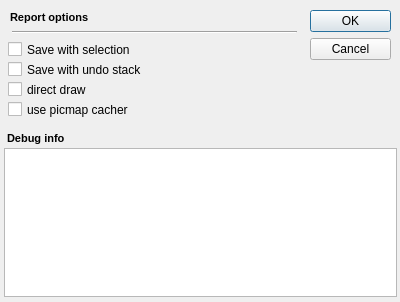
<?xml version="1.0" encoding="UTF-8"?>
<ui version="4.0">
 <class>uorOptionsDlgUi</class>
 <widget class="QDialog" name="uorOptionsDlgUi">
  <property name="windowModality">
   <enum>Qt::WindowModal</enum>
  </property>
  <property name="geometry">
   <rect>
    <x>0</x>
    <y>0</y>
    <width>400</width>
    <height>302</height>
   </rect>
  </property>
  <property name="sizePolicy">
   <sizepolicy hsizetype="Fixed" vsizetype="Fixed">
    <horstretch>0</horstretch>
    <verstretch>0</verstretch>
   </sizepolicy>
  </property>
  <property name="windowTitle">
   <string>Options...</string>
  </property>
  <property name="windowIcon">
   <iconset resource="uoReport.qrc">
    <normaloff>:/image/report.png</normaloff>:/image/report.png</iconset>
  </property>
  <widget class="QLabel" name="label">
   <property name="geometry">
    <rect>
     <x>10</x>
     <y>10</y>
     <width>91</width>
     <height>16</height>
    </rect>
   </property>
   <property name="text">
    <string>&lt;html&gt;&lt;head&gt;&lt;meta name=&quot;qrichtext&quot; content=&quot;1&quot; /&gt;&lt;style type=&quot;text/css&quot;&gt;
p, li { white-space: pre-wrap; }
&lt;/style&gt;&lt;/head&gt;&lt;body style=&quot; font-family:'MS Shell Dlg 2'; font-size:8.25pt; font-weight:400; font-style:normal;&quot;&gt;
&lt;p style=&quot; margin-top:0px; margin-bottom:0px; margin-left:0px; margin-right:0px; -qt-block-indent:0; text-indent:0px;&quot;&gt;&lt;span style=&quot; font-size:8pt; font-weight:600;&quot;&gt;Report options&lt;/span&gt;&lt;/p&gt;&lt;/body&gt;&lt;/html&gt;</string>
   </property>
  </widget>
  <widget class="QCheckBox" name="m_saveWithSelection">
   <property name="geometry">
    <rect>
     <x>8</x>
     <y>40</y>
     <width>151</width>
     <height>19</height>
    </rect>
   </property>
   <property name="text">
    <string>Save with selection</string>
   </property>
  </widget>
  <widget class="QDialogButtonBox" name="buttonBox">
   <property name="geometry">
    <rect>
     <x>310</x>
     <y>10</y>
     <width>81</width>
     <height>61</height>
    </rect>
   </property>
   <property name="orientation">
    <enum>Qt::Vertical</enum>
   </property>
   <property name="standardButtons">
    <set>QDialogButtonBox::Cancel|QDialogButtonBox::Ok</set>
   </property>
  </widget>
  <widget class="Line" name="line">
   <property name="geometry">
    <rect>
     <x>12</x>
     <y>24</y>
     <width>285</width>
     <height>16</height>
    </rect>
   </property>
   <property name="orientation">
    <enum>Qt::Horizontal</enum>
   </property>
  </widget>
  <widget class="QTextEdit" name="m_DebugInfoText">
   <property name="geometry">
    <rect>
     <x>4</x>
     <y>148</y>
     <width>393</width>
     <height>149</height>
    </rect>
   </property>
  </widget>
  <widget class="QLabel" name="m_DebugInfoLabel">
   <property name="geometry">
    <rect>
     <x>7</x>
     <y>130</y>
     <width>154</width>
     <height>16</height>
    </rect>
   </property>
   <property name="font">
    <font>
     <pointsize>8</pointsize>
     <weight>75</weight>
     <bold>true</bold>
    </font>
   </property>
   <property name="frameShape">
    <enum>QFrame::NoFrame</enum>
   </property>
   <property name="frameShadow">
    <enum>QFrame::Plain</enum>
   </property>
   <property name="text">
    <string>Debug info</string>
   </property>
  </widget>
  <widget class="QCheckBox" name="m_saveWithUndoStack">
   <property name="geometry">
    <rect>
     <x>8</x>
     <y>60</y>
     <width>151</width>
     <height>19</height>
    </rect>
   </property>
   <property name="text">
    <string>Save with undo stack</string>
   </property>
  </widget>
  <widget class="QCheckBox" name="m_directDrawFlag">
   <property name="geometry">
    <rect>
     <x>8</x>
     <y>80</y>
     <width>151</width>
     <height>19</height>
    </rect>
   </property>
   <property name="text">
    <string>direct draw</string>
   </property>
  </widget>
  <widget class="QCheckBox" name="m_usePixCacher">
   <property name="geometry">
    <rect>
     <x>8</x>
     <y>100</y>
     <width>151</width>
     <height>19</height>
    </rect>
   </property>
   <property name="text">
    <string>use picmap cacher</string>
   </property>
  </widget>
 </widget>
 <resources>
  <include location="uoReport.qrc"/>
 </resources>
 <connections>
  <connection>
   <sender>buttonBox</sender>
   <signal>accepted()</signal>
   <receiver>uorOptionsDlgUi</receiver>
   <slot>accept()</slot>
   <hints>
    <hint type="sourcelabel">
     <x>248</x>
     <y>254</y>
    </hint>
    <hint type="destinationlabel">
     <x>157</x>
     <y>274</y>
    </hint>
   </hints>
  </connection>
  <connection>
   <sender>buttonBox</sender>
   <signal>rejected()</signal>
   <receiver>uorOptionsDlgUi</receiver>
   <slot>reject()</slot>
   <hints>
    <hint type="sourcelabel">
     <x>316</x>
     <y>260</y>
    </hint>
    <hint type="destinationlabel">
     <x>286</x>
     <y>274</y>
    </hint>
   </hints>
  </connection>
 </connections>
</ui>
